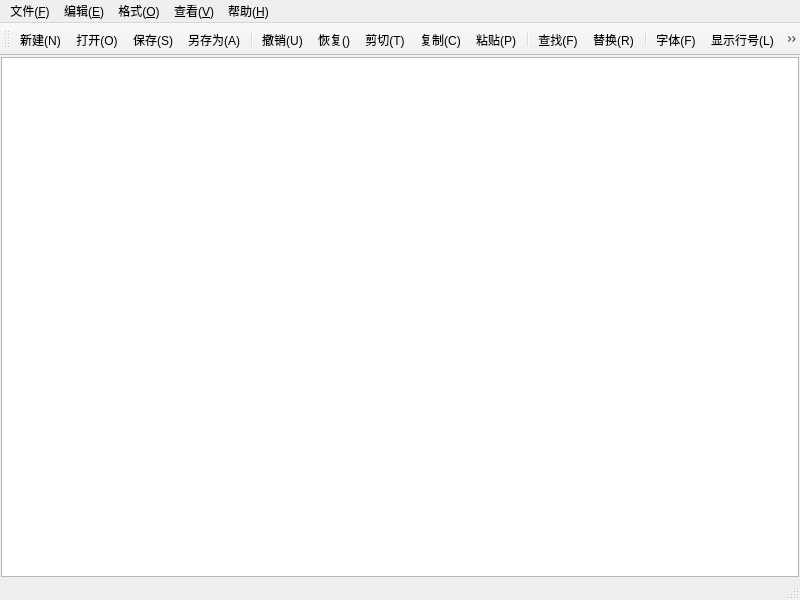
<?xml version="1.0" encoding="UTF-8"?>
<ui version="4.0">
 <class>MainWindow</class>
 <widget class="QMainWindow" name="MainWindow">
  <property name="geometry">
   <rect>
    <x>0</x>
    <y>0</y>
    <width>800</width>
    <height>600</height>
   </rect>
  </property>
  <property name="windowTitle">
   <string>新建文本文件-编辑器</string>
  </property>
  <property name="windowIcon">
   <iconset resource="icons.qrc">
    <normaloff>:/new/images/img/newText.png</normaloff>:/new/images/img/newText.png</iconset>
  </property>
  <widget class="QWidget" name="centralwidget">
   <layout class="QVBoxLayout" name="verticalLayout">
    <property name="spacing">
     <number>0</number>
    </property>
    <property name="leftMargin">
     <number>1</number>
    </property>
    <property name="topMargin">
     <number>1</number>
    </property>
    <property name="rightMargin">
     <number>1</number>
    </property>
    <property name="bottomMargin">
     <number>1</number>
    </property>
    <item>
     <widget class="QPlainTextEdit" name="TextEdit"/>
    </item>
   </layout>
  </widget>
  <widget class="QMenuBar" name="menubar">
   <property name="geometry">
    <rect>
     <x>0</x>
     <y>0</y>
     <width>800</width>
     <height>21</height>
    </rect>
   </property>
   <widget class="QMenu" name="menu">
    <property name="title">
     <string>文件(&amp;F)</string>
    </property>
    <addaction name="action_New"/>
    <addaction name="action_Open"/>
    <addaction name="action_Save"/>
    <addaction name="action_SaveAs"/>
    <addaction name="separator"/>
    <addaction name="action_Exit"/>
   </widget>
   <widget class="QMenu" name="menu_E">
    <property name="title">
     <string>编辑(&amp;E)</string>
    </property>
    <addaction name="action_Undo"/>
    <addaction name="action_Redo"/>
    <addaction name="action_Cut"/>
    <addaction name="action_Copy"/>
    <addaction name="action_Paste"/>
    <addaction name="separator"/>
    <addaction name="action_Find"/>
    <addaction name="action_Replace"/>
    <addaction name="separator"/>
    <addaction name="action_SelectAll"/>
   </widget>
   <widget class="QMenu" name="menu_O">
    <property name="title">
     <string>格式(&amp;O)</string>
    </property>
    <addaction name="action_AutoWrap"/>
    <addaction name="action_ShowLineNo"/>
    <addaction name="action_Font"/>
    <addaction name="action_FontColor"/>
    <addaction name="separator"/>
    <addaction name="action_FontBackgroundColor"/>
    <addaction name="action_EditorBackgroundColor"/>
   </widget>
   <widget class="QMenu" name="menu_V">
    <property name="title">
     <string>查看(&amp;V)</string>
    </property>
    <addaction name="action_ToolBar"/>
    <addaction name="action_StatusBar"/>
   </widget>
   <widget class="QMenu" name="menu_H">
    <property name="title">
     <string>帮助(&amp;H)</string>
    </property>
    <addaction name="action_About"/>
   </widget>
   <addaction name="menu"/>
   <addaction name="menu_E"/>
   <addaction name="menu_O"/>
   <addaction name="menu_V"/>
   <addaction name="menu_H"/>
  </widget>
  <widget class="QStatusBar" name="statusbar"/>
  <widget class="QToolBar" name="toolBar">
   <property name="windowTitle">
    <string>toolBar</string>
   </property>
   <property name="toolButtonStyle">
    <enum>Qt::ToolButtonIconOnly</enum>
   </property>
   <attribute name="toolBarArea">
    <enum>TopToolBarArea</enum>
   </attribute>
   <attribute name="toolBarBreak">
    <bool>false</bool>
   </attribute>
   <addaction name="action_New"/>
   <addaction name="action_Open"/>
   <addaction name="action_Save"/>
   <addaction name="action_SaveAs"/>
   <addaction name="separator"/>
   <addaction name="action_Undo"/>
   <addaction name="action_Redo"/>
   <addaction name="action_Cut"/>
   <addaction name="action_Copy"/>
   <addaction name="action_Paste"/>
   <addaction name="separator"/>
   <addaction name="action_Find"/>
   <addaction name="action_Replace"/>
   <addaction name="separator"/>
   <addaction name="action_Font"/>
   <addaction name="action_ShowLineNo"/>
   <addaction name="action_AutoWrap"/>
   <addaction name="separator"/>
   <addaction name="action_ToolBar"/>
   <addaction name="action_StatusBar"/>
  </widget>
  <action name="action_New">
   <property name="icon">
    <iconset resource="icons.qrc">
     <normaloff>:/new/images/img/new.png</normaloff>:/new/images/img/new.png</iconset>
   </property>
   <property name="text">
    <string>新建(&amp;N)</string>
   </property>
   <property name="toolTip">
    <string>新建</string>
   </property>
   <property name="shortcut">
    <string>Ctrl+N</string>
   </property>
   <property name="menuRole">
    <enum>QAction::NoRole</enum>
   </property>
  </action>
  <action name="action_Open">
   <property name="icon">
    <iconset resource="icons.qrc">
     <normaloff>:/new/images/img/open.png</normaloff>:/new/images/img/open.png</iconset>
   </property>
   <property name="text">
    <string>打开(&amp;O)</string>
   </property>
   <property name="toolTip">
    <string>打开</string>
   </property>
   <property name="shortcut">
    <string>Ctrl+O</string>
   </property>
   <property name="menuRole">
    <enum>QAction::NoRole</enum>
   </property>
  </action>
  <action name="action_Save">
   <property name="icon">
    <iconset resource="icons.qrc">
     <normaloff>:/new/images/img/save.png</normaloff>:/new/images/img/save.png</iconset>
   </property>
   <property name="text">
    <string>保存(&amp;S)</string>
   </property>
   <property name="toolTip">
    <string>保存</string>
   </property>
   <property name="shortcut">
    <string>Ctrl+S</string>
   </property>
   <property name="menuRole">
    <enum>QAction::NoRole</enum>
   </property>
  </action>
  <action name="action_SaveAs">
   <property name="icon">
    <iconset resource="icons.qrc">
     <normaloff>:/new/images/img/saveAs.png</normaloff>:/new/images/img/saveAs.png</iconset>
   </property>
   <property name="text">
    <string>另存为(&amp;A)</string>
   </property>
   <property name="toolTip">
    <string>另存为</string>
   </property>
   <property name="menuRole">
    <enum>QAction::NoRole</enum>
   </property>
  </action>
  <action name="action_Exit">
   <property name="text">
    <string>退出(&amp;X)</string>
   </property>
   <property name="toolTip">
    <string>退出</string>
   </property>
   <property name="menuRole">
    <enum>QAction::NoRole</enum>
   </property>
  </action>
  <action name="action_Undo">
   <property name="icon">
    <iconset resource="icons.qrc">
     <normaloff>:/new/images/img/undo.png</normaloff>:/new/images/img/undo.png</iconset>
   </property>
   <property name="text">
    <string>撤销(&amp;U)</string>
   </property>
   <property name="toolTip">
    <string>撤销</string>
   </property>
   <property name="shortcut">
    <string>Ctrl+Z</string>
   </property>
   <property name="menuRole">
    <enum>QAction::NoRole</enum>
   </property>
  </action>
  <action name="action_Redo">
   <property name="icon">
    <iconset resource="icons.qrc">
     <normaloff>:/new/images/img/recover.png</normaloff>:/new/images/img/recover.png</iconset>
   </property>
   <property name="text">
    <string>恢复(&amp;)</string>
   </property>
   <property name="toolTip">
    <string>恢复</string>
   </property>
   <property name="shortcut">
    <string>Ctrl+Shift+Z</string>
   </property>
   <property name="menuRole">
    <enum>QAction::NoRole</enum>
   </property>
  </action>
  <action name="action_Cut">
   <property name="icon">
    <iconset resource="icons.qrc">
     <normaloff>:/new/images/img/cut.png</normaloff>:/new/images/img/cut.png</iconset>
   </property>
   <property name="text">
    <string>剪切(&amp;T)</string>
   </property>
   <property name="toolTip">
    <string>剪切</string>
   </property>
   <property name="shortcut">
    <string>Ctrl+X</string>
   </property>
   <property name="menuRole">
    <enum>QAction::NoRole</enum>
   </property>
  </action>
  <action name="action_Copy">
   <property name="icon">
    <iconset resource="icons.qrc">
     <normaloff>:/new/images/img/copy.png</normaloff>:/new/images/img/copy.png</iconset>
   </property>
   <property name="text">
    <string>复制(&amp;C)</string>
   </property>
   <property name="toolTip">
    <string>复制</string>
   </property>
   <property name="shortcut">
    <string>Ctrl+C</string>
   </property>
   <property name="menuRole">
    <enum>QAction::NoRole</enum>
   </property>
  </action>
  <action name="action_Paste">
   <property name="icon">
    <iconset resource="icons.qrc">
     <normaloff>:/new/images/img/paste.png</normaloff>:/new/images/img/paste.png</iconset>
   </property>
   <property name="text">
    <string>粘贴(&amp;P)</string>
   </property>
   <property name="toolTip">
    <string>粘贴</string>
   </property>
   <property name="shortcut">
    <string>Ctrl+V</string>
   </property>
   <property name="menuRole">
    <enum>QAction::NoRole</enum>
   </property>
  </action>
  <action name="action_Find">
   <property name="icon">
    <iconset resource="icons.qrc">
     <normaloff>:/new/images/img/check.png</normaloff>:/new/images/img/check.png</iconset>
   </property>
   <property name="text">
    <string>查找(&amp;F)</string>
   </property>
   <property name="toolTip">
    <string>查找</string>
   </property>
   <property name="shortcut">
    <string>Ctrl+F</string>
   </property>
   <property name="menuRole">
    <enum>QAction::NoRole</enum>
   </property>
  </action>
  <action name="action_Replace">
   <property name="icon">
    <iconset resource="icons.qrc">
     <normaloff>:/new/images/img/replace.png</normaloff>:/new/images/img/replace.png</iconset>
   </property>
   <property name="text">
    <string>替换(&amp;R)</string>
   </property>
   <property name="toolTip">
    <string>替换</string>
   </property>
   <property name="shortcut">
    <string>Ctrl+H</string>
   </property>
   <property name="menuRole">
    <enum>QAction::NoRole</enum>
   </property>
  </action>
  <action name="action_SelectAll">
   <property name="text">
    <string>全选(&amp;A)</string>
   </property>
   <property name="toolTip">
    <string>全选</string>
   </property>
   <property name="shortcut">
    <string>Ctrl+V</string>
   </property>
   <property name="menuRole">
    <enum>QAction::NoRole</enum>
   </property>
  </action>
  <action name="action_AutoWrap">
   <property name="checkable">
    <bool>true</bool>
   </property>
   <property name="icon">
    <iconset resource="icons.qrc">
     <normaloff>:/new/images/img/changeLine.png</normaloff>:/new/images/img/changeLine.png</iconset>
   </property>
   <property name="text">
    <string>自动换行(&amp;W)</string>
   </property>
   <property name="toolTip">
    <string>自动换行</string>
   </property>
   <property name="menuRole">
    <enum>QAction::NoRole</enum>
   </property>
  </action>
  <action name="action_ShowLineNo">
   <property name="icon">
    <iconset resource="icons.qrc">
     <normaloff>:/new/images/img/showLine.png</normaloff>:/new/images/img/showLine.png</iconset>
   </property>
   <property name="text">
    <string>显示行号(&amp;L)</string>
   </property>
   <property name="toolTip">
    <string>显示行号</string>
   </property>
   <property name="shortcut">
    <string>Ctrl+L</string>
   </property>
   <property name="menuRole">
    <enum>QAction::NoRole</enum>
   </property>
  </action>
  <action name="action_Font">
   <property name="icon">
    <iconset resource="icons.qrc">
     <normaloff>:/new/images/img/font.png</normaloff>:/new/images/img/font.png</iconset>
   </property>
   <property name="text">
    <string>字体(&amp;F)</string>
   </property>
   <property name="toolTip">
    <string>字体</string>
   </property>
   <property name="menuRole">
    <enum>QAction::NoRole</enum>
   </property>
  </action>
  <action name="action_FontColor">
   <property name="text">
    <string>字体颜色</string>
   </property>
   <property name="toolTip">
    <string>字体颜色</string>
   </property>
   <property name="menuRole">
    <enum>QAction::NoRole</enum>
   </property>
  </action>
  <action name="action_FontBackgroundColor">
   <property name="text">
    <string>字体背景色</string>
   </property>
   <property name="toolTip">
    <string>字体背景色</string>
   </property>
   <property name="menuRole">
    <enum>QAction::NoRole</enum>
   </property>
  </action>
  <action name="action_EditorBackgroundColor">
   <property name="text">
    <string>编辑器背景色</string>
   </property>
   <property name="toolTip">
    <string>编辑器背景色</string>
   </property>
   <property name="menuRole">
    <enum>QAction::NoRole</enum>
   </property>
  </action>
  <action name="action_ToolBar">
   <property name="checkable">
    <bool>true</bool>
   </property>
   <property name="icon">
    <iconset resource="icons.qrc">
     <normaloff>:/new/images/img/tool.png</normaloff>:/new/images/img/tool.png</iconset>
   </property>
   <property name="text">
    <string>工具栏(&amp;T)</string>
   </property>
   <property name="toolTip">
    <string>工具栏</string>
   </property>
   <property name="menuRole">
    <enum>QAction::NoRole</enum>
   </property>
  </action>
  <action name="action_StatusBar">
   <property name="checkable">
    <bool>true</bool>
   </property>
   <property name="icon">
    <iconset resource="icons.qrc">
     <normaloff>:/new/images/img/status.png</normaloff>:/new/images/img/status.png</iconset>
   </property>
   <property name="text">
    <string>状态栏(&amp;S)</string>
   </property>
   <property name="toolTip">
    <string>状态栏</string>
   </property>
   <property name="menuRole">
    <enum>QAction::NoRole</enum>
   </property>
  </action>
  <action name="action_About">
   <property name="text">
    <string>关于(&amp;A)</string>
   </property>
   <property name="toolTip">
    <string>关于</string>
   </property>
   <property name="menuRole">
    <enum>QAction::NoRole</enum>
   </property>
  </action>
 </widget>
 <resources>
  <include location="icons.qrc"/>
 </resources>
 <connections/>
</ui>
